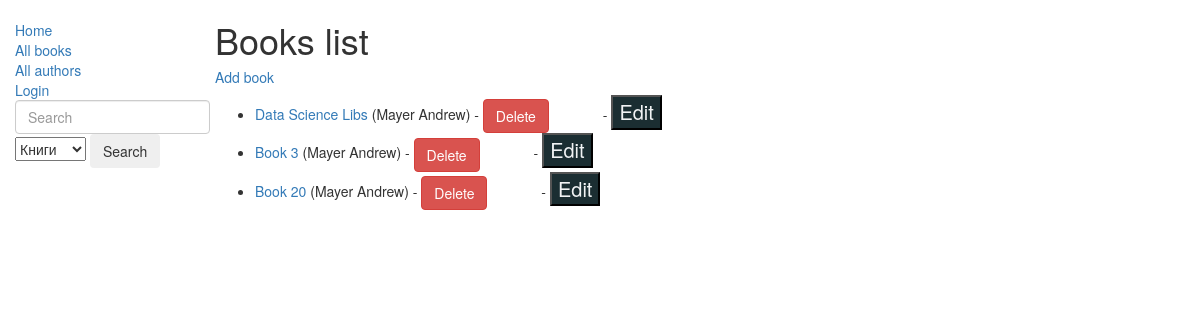
Page /catalog/books/ on the earlier database version.
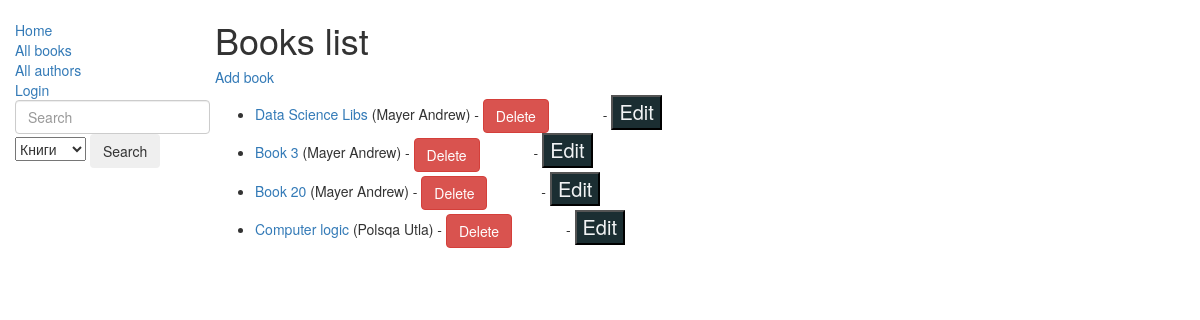
Same page on the later database version.
### catalog/models.py (models this page shows, shortened)
class Book(models.Model):
    title = models.CharField(max_length=200)
    author = models.ForeignKey('Author', on_delete=models.SET_NULL, null=True)
    summary = models.TextField(max_length=1000, help_text='Enter brief description for book')
    isbn = models.CharField('ISBN', max_length=13, help_text='13 Character <a href="https://www.isbn-international.org/content/what-isbn">ISBN number</a>')
    genre = models.ManyToManyField(Genre, help_text='Select Genre for this Book')
    cover = models.ImageField(upload_to='books_covers/', null=True, blank=True, default='/books_covers/upscaled_31.jpg')
    def get_absolute_url(self):
        return reverse('book-detail', args=[str(self.pk)])
    def display_genre(self):
        """
            Func for admin panel Book-Genre display
        """
        return ', '.join([genre.name for genre in self.genre.all()[:3]])
    display_genre.short_description = 'Genre'

class Author(models.Model):
    first_name = models.CharField(max_length=100)
    last_name = models.CharField(max_length=100)
    date_of_birth = models.DateField(null=True, blank=True)
    date_of_death = models.DateField('Died', null=True, blank=True)
    class Meta:
        ordering = ['last_name']
    def __str__(self):
        return f'{self.last_name} {self.first_name}'

### catalog/views.py (the view)
class BookListView(generic.ListView):
    model = Book
    template_name = 'catalog/books_list_page.html'
    paginate_by = 10

### catalog/templates/catalog/books_list_page.html
{% extends 'base_generic.html' %}
{% block content %}
    <h1>Books list</h1>
    <h5><a href="{% url 'book_create' %}">Add book</a></h5>
    {% if book_list %}
        <ul>
            {% for book in book_list %}
                <li>
                    <a href="{{ book.get_absolute_url }}">{{ book.title }}</a> ({{ book.author }}) - <a href="{% url 'book_delete' book.pk %}"><button type="button" class="btn btn-danger" style="margin-right: 50px">Delete</button></a> -
                    <a href="{% url 'book_update' book.pk %}"><button class="button-arounder">Edit</button></a>
                </li>
            {% endfor %}
        </ul>
    {% else %}
        <p>There are no books in our library</p>
    {% endif %}
{% endblock %}

Differences in the rows shown:
added Book: title "Computer logic", author "Polsqa Utla"
